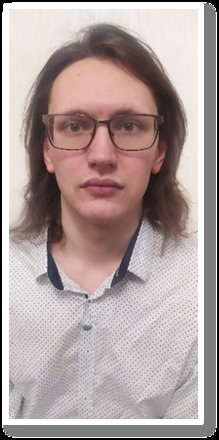
#> input picture Lab2/task2.png, 219 x 440 px
$ python task4.py
#> lines starting #> are read from the running program, lines starting #| are printed output that depends on the picture
# importing opencv
import cv2

# reading the images
start = cv2.imread('task2.png')
#> start is the input picture: shape (440, 219, 3); mean B, G, R 158.4, 160.2, 175.3
dilation = cv2.imread('dimadilation.jpg')
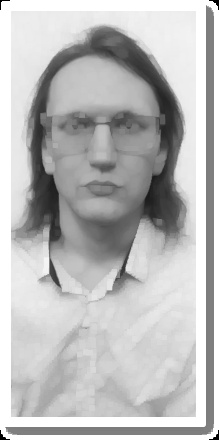
#> input picture Lab2/dimadilation.jpg, 219 x 440 px
#> dilation is the input picture: shape (440, 219, 3); min 0, max 255, mean 188.2

# subtract the images
subtracted = cv2.subtract(dilation, start)
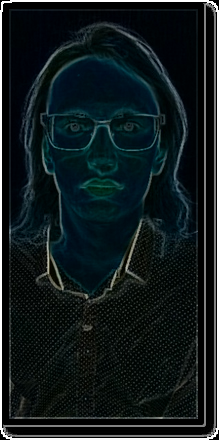
#> subtracted: shape (440, 219, 3); mean B, G, R 29.8, 28, 18.5

# TO show the output
cv2.imshow('image', subtracted)

# To close the window
cv2.waitKey(0)
cv2.destroyAllWindows()
